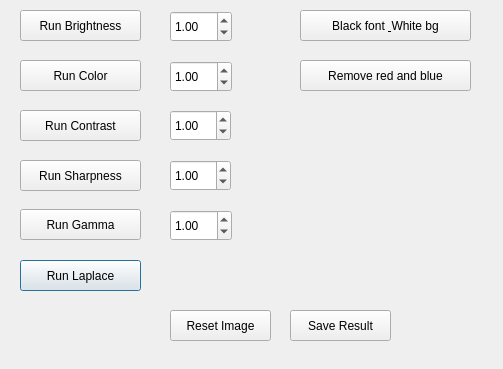
<?xml version="1.0" encoding="UTF-8"?>
<ui version="4.0">
 <class>Dialog</class>
 <widget class="QDialog" name="Dialog">
  <property name="geometry">
   <rect>
    <x>0</x>
    <y>0</y>
    <width>503</width>
    <height>369</height>
   </rect>
  </property>
  <property name="windowTitle">
   <string>Dialog</string>
  </property>
  <widget class="QPushButton" name="Laplace_Button">
   <property name="geometry">
    <rect>
     <x>20</x>
     <y>260</y>
     <width>121</width>
     <height>31</height>
    </rect>
   </property>
   <property name="text">
    <string>Run Laplace</string>
   </property>
  </widget>
  <widget class="QPushButton" name="Gamma_Button">
   <property name="geometry">
    <rect>
     <x>20</x>
     <y>209</y>
     <width>121</width>
     <height>31</height>
    </rect>
   </property>
   <property name="text">
    <string>Run Gamma</string>
   </property>
  </widget>
  <widget class="QDoubleSpinBox" name="Gamma_SpinBox">
   <property name="geometry">
    <rect>
     <x>170</x>
     <y>210</y>
     <width>62</width>
     <height>31</height>
    </rect>
   </property>
   <property name="maximum">
    <double>3.000000000000000</double>
   </property>
   <property name="singleStep">
    <double>0.100000000000000</double>
   </property>
   <property name="value">
    <double>1.000000000000000</double>
   </property>
  </widget>
  <widget class="QPushButton" name="Bright_Button">
   <property name="geometry">
    <rect>
     <x>20</x>
     <y>10</y>
     <width>121</width>
     <height>31</height>
    </rect>
   </property>
   <property name="text">
    <string>Run Brightness</string>
   </property>
  </widget>
  <widget class="QDoubleSpinBox" name="Bright_SpinBox">
   <property name="geometry">
    <rect>
     <x>170</x>
     <y>11</y>
     <width>62</width>
     <height>31</height>
    </rect>
   </property>
   <property name="maximum">
    <double>3.000000000000000</double>
   </property>
   <property name="singleStep">
    <double>0.100000000000000</double>
   </property>
   <property name="value">
    <double>1.000000000000000</double>
   </property>
  </widget>
  <widget class="QPushButton" name="Color_Button">
   <property name="geometry">
    <rect>
     <x>20</x>
     <y>60</y>
     <width>121</width>
     <height>31</height>
    </rect>
   </property>
   <property name="text">
    <string>Run Color</string>
   </property>
  </widget>
  <widget class="QDoubleSpinBox" name="Color_SpinBox">
   <property name="geometry">
    <rect>
     <x>170</x>
     <y>61</y>
     <width>62</width>
     <height>31</height>
    </rect>
   </property>
   <property name="maximum">
    <double>3.000000000000000</double>
   </property>
   <property name="singleStep">
    <double>0.100000000000000</double>
   </property>
   <property name="value">
    <double>1.000000000000000</double>
   </property>
  </widget>
  <widget class="QPushButton" name="Contrast_Button">
   <property name="geometry">
    <rect>
     <x>20</x>
     <y>110</y>
     <width>121</width>
     <height>31</height>
    </rect>
   </property>
   <property name="text">
    <string>Run Contrast</string>
   </property>
  </widget>
  <widget class="QDoubleSpinBox" name="Contrast_SpinBox">
   <property name="geometry">
    <rect>
     <x>170</x>
     <y>110</y>
     <width>61</width>
     <height>31</height>
    </rect>
   </property>
   <property name="maximum">
    <double>3.000000000000000</double>
   </property>
   <property name="singleStep">
    <double>0.100000000000000</double>
   </property>
   <property name="value">
    <double>1.000000000000000</double>
   </property>
  </widget>
  <widget class="QPushButton" name="Sharp_Button">
   <property name="geometry">
    <rect>
     <x>20</x>
     <y>160</y>
     <width>121</width>
     <height>31</height>
    </rect>
   </property>
   <property name="text">
    <string>Run Sharpness</string>
   </property>
  </widget>
  <widget class="QDoubleSpinBox" name="Sharp_SpinBox">
   <property name="geometry">
    <rect>
     <x>170</x>
     <y>160</y>
     <width>61</width>
     <height>31</height>
    </rect>
   </property>
   <property name="maximum">
    <double>10.000000000000000</double>
   </property>
   <property name="singleStep">
    <double>0.300000000000000</double>
   </property>
   <property name="value">
    <double>1.000000000000000</double>
   </property>
  </widget>
  <widget class="QPushButton" name="Reset_Button">
   <property name="geometry">
    <rect>
     <x>170</x>
     <y>310</y>
     <width>101</width>
     <height>31</height>
    </rect>
   </property>
   <property name="text">
    <string>Reset Image</string>
   </property>
  </widget>
  <widget class="QPushButton" name="Save_Button">
   <property name="geometry">
    <rect>
     <x>290</x>
     <y>310</y>
     <width>101</width>
     <height>31</height>
    </rect>
   </property>
   <property name="text">
    <string>Save Result</string>
   </property>
  </widget>
  <widget class="QPushButton" name="whitebg_Button">
   <property name="geometry">
    <rect>
     <x>300</x>
     <y>10</y>
     <width>171</width>
     <height>31</height>
    </rect>
   </property>
   <property name="text">
    <string>Black font &amp; White bg</string>
   </property>
  </widget>
  <widget class="QPushButton" name="remove_redblue_Button">
   <property name="geometry">
    <rect>
     <x>300</x>
     <y>60</y>
     <width>171</width>
     <height>31</height>
    </rect>
   </property>
   <property name="text">
    <string>Remove red and blue</string>
   </property>
  </widget>
 </widget>
 <resources/>
 <connections/>
</ui>
